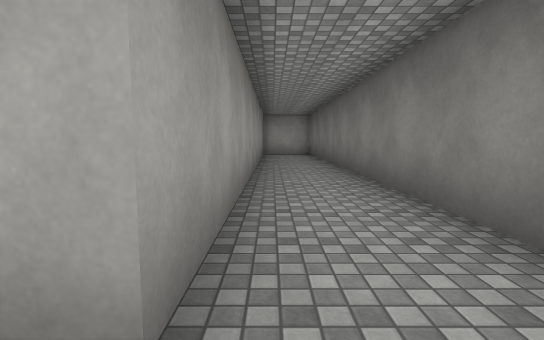
[1] (above)

21 first-person views from a walk through a 3-D level made in the Unity game engine. The camera is 1.3 m above the floor, tilts 6° down and sees 85° across. The floor is counted in squares, 2 m on a side. Each view is taken from the middle of a square. On the plan, view 1 faces up. The plan holds only what a view shows up to about 9 squares ahead; the rest is blank. The player character is not drawn. Some animated figures are left out. Surface patterns are stand-ins for the level's own textures.

[2]
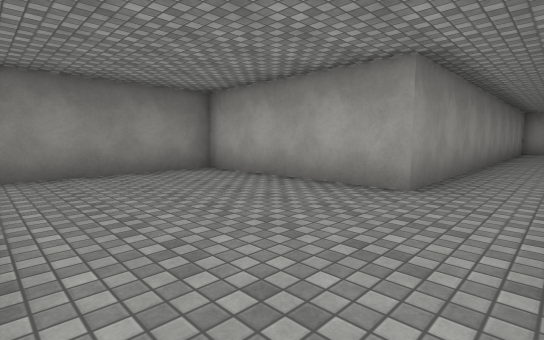

[3]
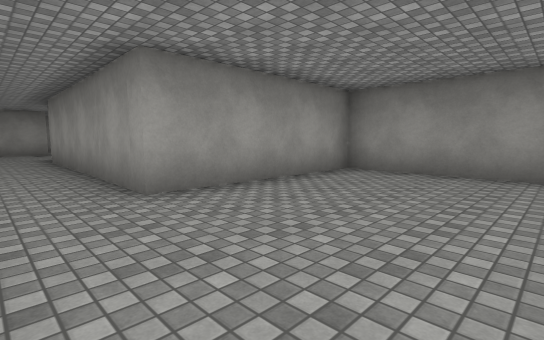

[4]
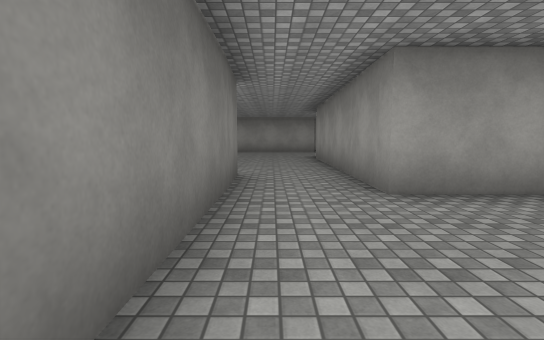

[5]
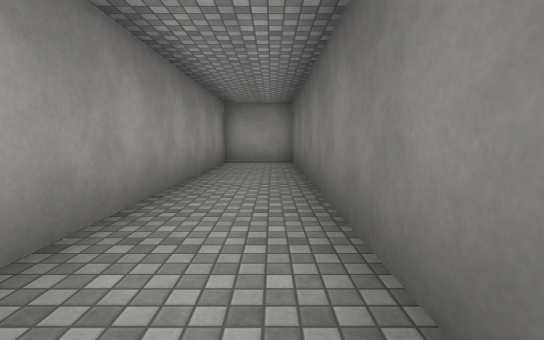

[6]
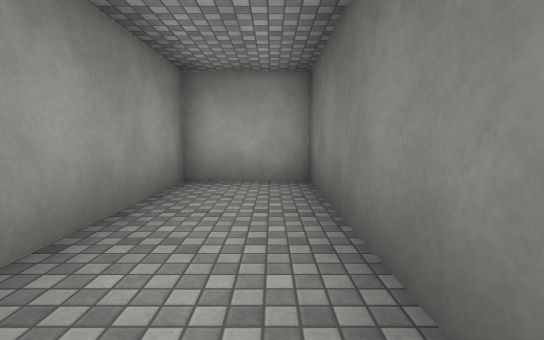

[7]
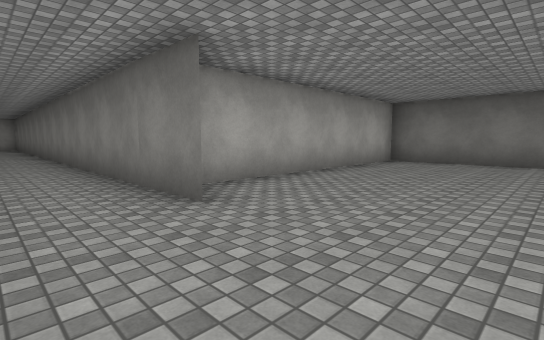

[8]
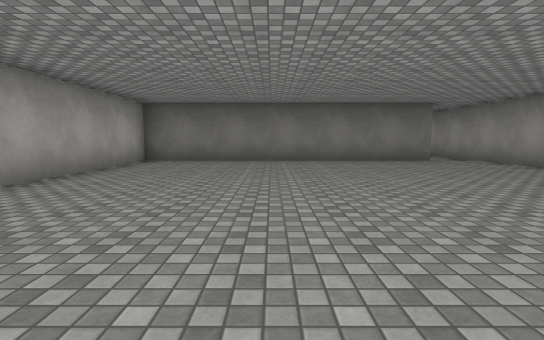

[9]
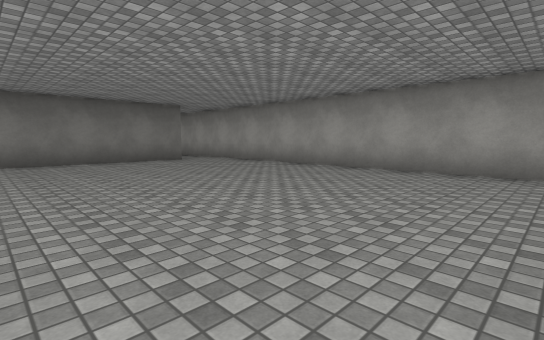

[10]
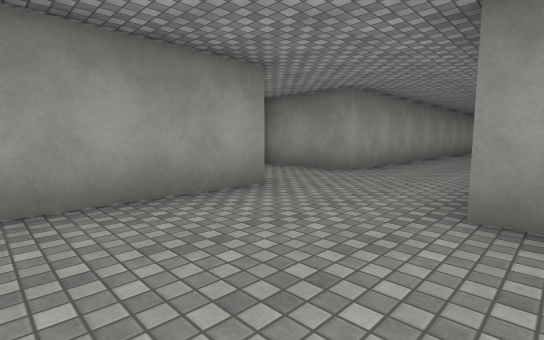

[11]
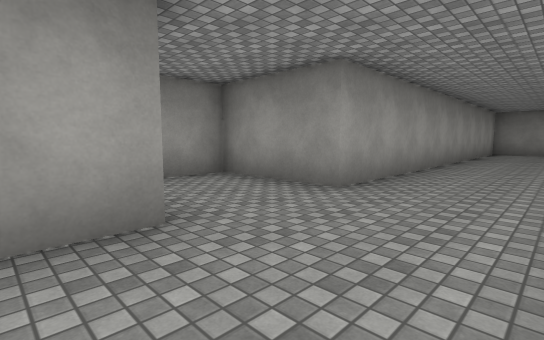

[12]
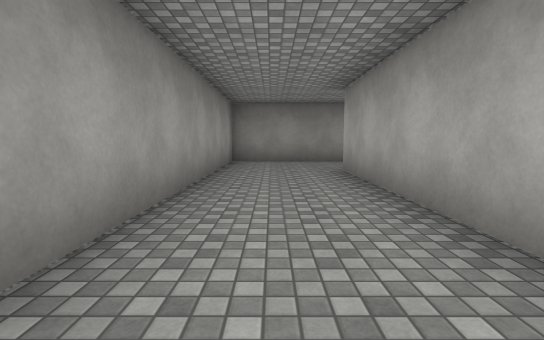

[13]
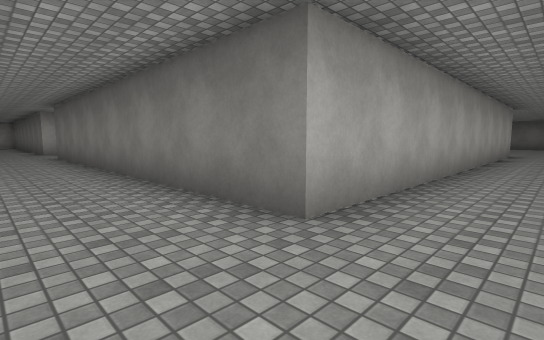

[14]
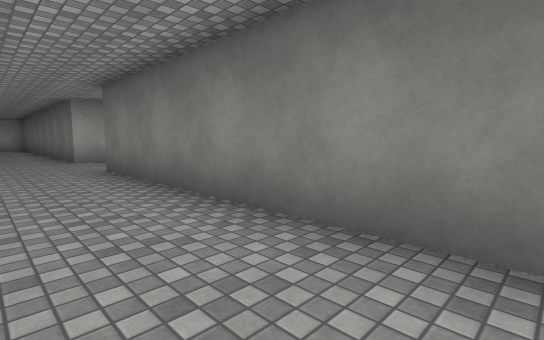

[15]
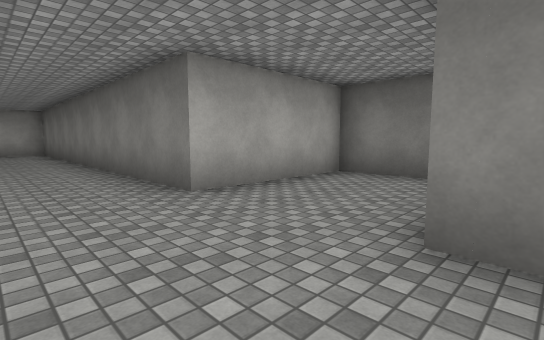

[16]
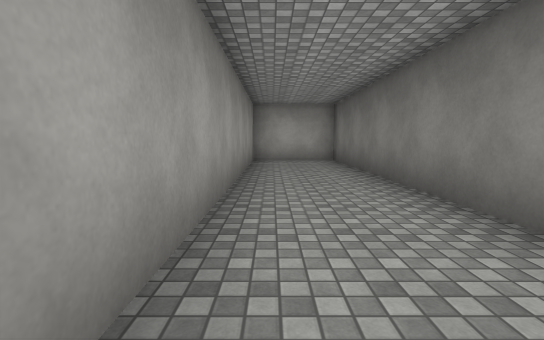

[17]
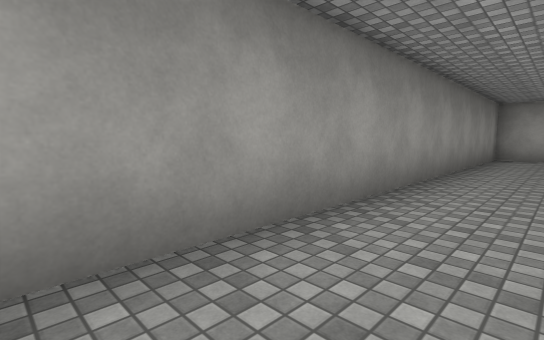

[18]
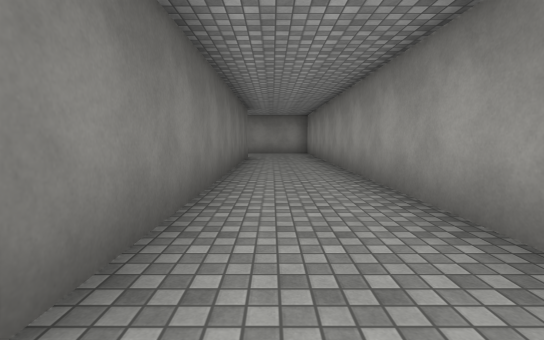

[19]
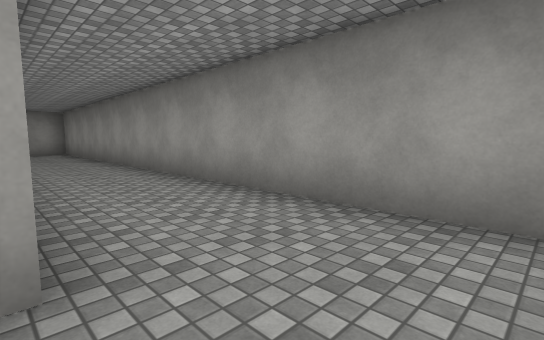

[20]
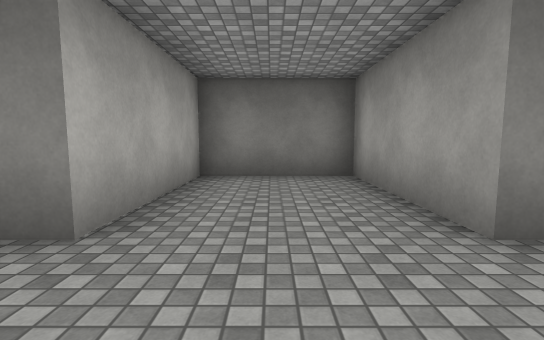

[21]
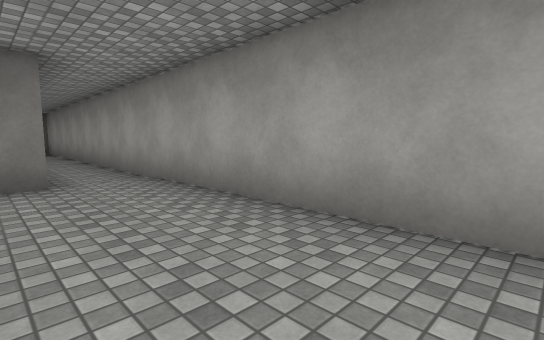

### Floor plan
Ten units are one square. View 1 is at (0, 0); x grows to the right and y downward. Boxes are objects, and circles mark ways between rooms. Rooms are numbered by the first view taken in them; rooms with no view inside come last. Other rooms are left out.
<svg viewBox="-151 -131 302 304">
<path fill="none" stroke="#000" d="M16 54 16 -126 -4 -126 -4 -8 -48 -8 -48 34 -4 34 -4 54M-4 54 -4 99M-7 111 -7 116M-26 115 -121 115 -121 14 -88 14 -88 -13 -121 -13 -121 -120 -146 -120 -146 141 -34 141 -34 168 -21 168M-10 141 146 141M87 128 87 43 23 43"/>
<circle cx="5" cy="45" r="3" fill="#2a7"/>
<text x="0" y="-20">1</text>
<text x="0" y="80">2</text>
</svg>
Room 1 opens to room 2.

Where each view was taken, in squares from view 1:
view 1: 0 up, 0 right, facing up
view 2: 3 down, 1 right, facing up-left
view 3: 0 up, 1 right, facing down-left
view 4: 0 up, 1 right, facing down
view 5: 4 up, 1 right, facing up
view 6: 8 up, 1 right, facing up
view 7: 8 down, 0 right, facing up-right
view 8: 8 down, 0 right, facing right
view 9: 8 down, 0 right, facing down-right
view 10: 11 down, 2 right, facing down-left
view 11: 12 down, 0 right, facing down-left
view 12: 13 down, 6 left, facing left
view 13: 13 down, 14 left, facing up-right
view 14: 8 down, 14 left, facing up-right
view 15: 2 down, 14 left, facing up-right
view 16: 3 up, 14 left, facing up
view 17: 1 up, 13 left, facing up-left
view 18: 1 down, 13 left, facing down
view 19: 0 up, 12 left, facing down-left
view 20: 0 up, 14 left, facing right
view 21: 12 down, 4 right, facing down-right
